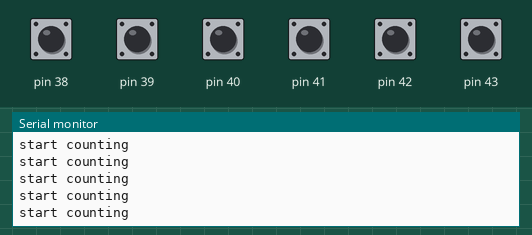
Simulated run of this sketch. Board: Arduino Mega 2560, built with avr-gcc and run on an emulated ATmega2560. Shown: the last lines printed to the serial monitor. The inputs (shaded band) are chosen by the test bench; at power-on: pin 38–43 HIGH.

Above: at 1.4 s.
1.5 s: pin 38 pulled LOW for 0.15 s
At 2.1 s:
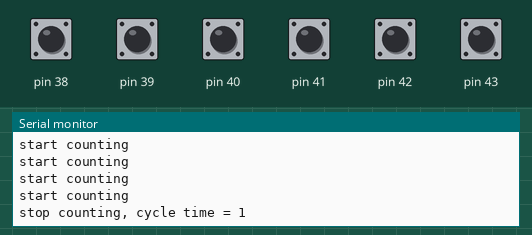
3.1 s: pin 39 pulled LOW for 0.15 s
At 4.4 s:
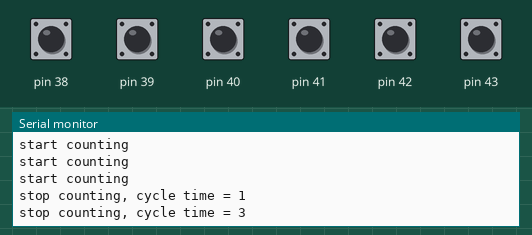
4.7 s: pin 40 pulled LOW for 0.15 s
At 5.8 s:
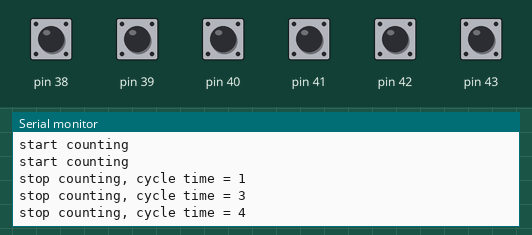
6.3 s: pin 41 pulled LOW for 0.15 s
At 7.0 s:
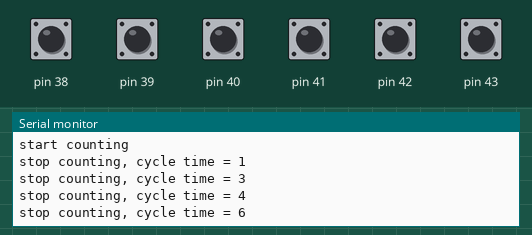
7.9 s: pin 42 pulled LOW for 0.15 s
At 9.2 s:
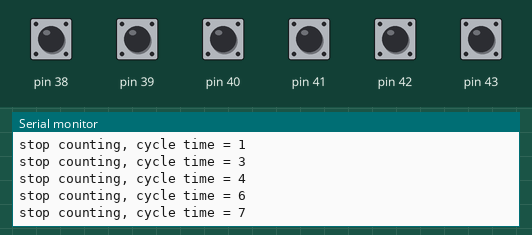
9.5 s: pin 43 pulled LOW for 0.15 s
At 10.6 s:
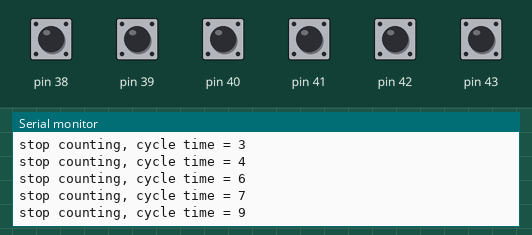
Timing chart, 0 to 12.1 s (numbered marks = the images above; inputs shaded):
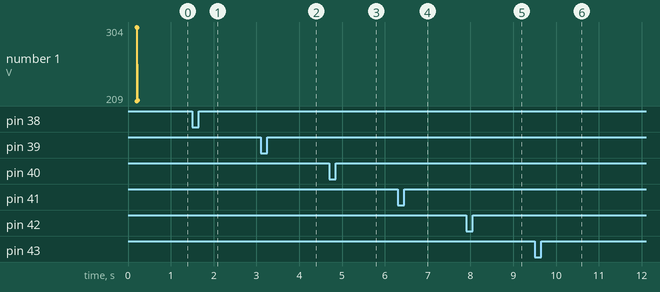

The sketch:

Read_Cycle_Time_Mega.ino
```cpp
//const uint8_t moldInput1 = 2;
//const uint8_t moldInput2 = 3;
//const uint8_t moldInput3 = 4;
//const uint8_t moldInput4 = 5;
//const uint8_t moldInput5 = 6;
//const uint8_t moldInput6 = 7;

const uint8_t moldInput1 = 38;
const uint8_t moldInput2 = 39;
const uint8_t moldInput3 = 40;
const uint8_t moldInput4 = 41;
const uint8_t moldInput5 = 42;
const uint8_t moldInput6 = 43;

char nameMachine1[6] = "V0209";
char nameMachine2[6] = "V0304";
char nameMachine3[6] = "V0303";
char nameMachine4[6] = "V0210";
char nameMachine5[6] = "H0205";
char nameMachine6[6] = "H0302";

unsigned long tempTime1 = 0;

char dataArray[500] = "";

typedef enum {
  INACTIVE,
  ACTIVE,
} count_state_e;

typedef struct {
  uint8_t inputPin;
  uint8_t pinState;
  uint8_t lastPinState;
  unsigned long timeStart;
  unsigned long timeStop;
  unsigned long tempCycleTime; //tempcycletime
  unsigned long cycleTime;
  unsigned int cycleTimeCnt;
  char *nameStr;
  count_state_e cntState;
} machine_s;
machine_s machine1, machine2, machine3, machine4, machine5, machine6;

void setup()
{
  Serial.begin(9600);
  delay(100);
  Serial1.begin(9600);
  delay(100);

  init(&machine1, nameMachine1, moldInput1);
  Serial.println(machine1.nameStr);
  init(&machine2, nameMachine2, moldInput2);
  Serial.println(machine2.nameStr);
  init(&machine3, nameMachine3, moldInput3);
  Serial.println(machine3.nameStr);
  init(&machine4, nameMachine4, moldInput4);
  Serial.println(machine4.nameStr);
  init(&machine5, nameMachine5, moldInput5);
  Serial.println(machine5.nameStr);
  init(&machine6, nameMachine6, moldInput6);
  Serial.println(machine6.nameStr);

}

void loop()
{
  scanStatus(&machine1);
  scanStatus(&machine2);
  scanStatus(&machine3);
  scanStatus(&machine4);
  scanStatus(&machine5);
  scanStatus(&machine6);

  if ((millis() - tempTime1) >= 5000) // 5 second
  {
    cutStringData(dataArray);
    Serial1.println("printout");
    //Serial1.println(cutStringData(dataArray));
    tempTime1 = millis();
  }
}

char* cutStringData(char *data)
{
  char tmpArray[500] = "";
  char str[30] = "";
  char * pch;
  uint8_t i = 0;
  uint8_t pos = 0;

  // xac dinh vi tri cua ki tu C thu 2
  pch = strchr(data, 'C');
  while (pch != NULL)
  {
    pos = pch - data;
    pch = strchr(pch + 1, 'C');

    i++;
    if (i > 1) // neu gat vi tri ki tu C thu 2 thi thoat khoi vong lap
      break;
  }

  if (i > 1)
  {
    strncpy(str, data, pos);  // copy chuoi tu vi tri dau tien den vi tri cua ki tu C thu 2
    str[pos] = '\0';  // phải có dòng này nhé, để ngôn ngữ Arduino xem đây là một chuỗi, thay vì là một mảng ký tự

    strncpy (tmpArray, data + pos, strlen(data));
    tmpArray[strlen(data) - 1] = '\0'; // phải có dòng này nhé, để ngôn ngữ Arduino xem đây là một chuỗi, thay vì là một mảng ký tự

    strcpy(data, tmpArray);
  }
  else if (i == 1)
  {
    strcpy(str, data);
    strcpy(data, "");
  }

  Serial1.println(str);
  return str;
}

void addStringData(machine_s *machine)
{
  char hdrArray[4] = "CT,";
  char timingArray[10] = ""; // Buffer big enough for 10-character float
  char cycleCntArray[6] = "";

  if (machine->cycleTime > 5)
  {
    strcat(dataArray, hdrArray);
    strcat(dataArray, machine->nameStr);

    strcat(dataArray, ",");

    //strcat(dataArray, string2char(String((float)machine->cycleTime/1000.0)));

    strcat(dataArray, string2char(String(machine->cycleTime)));

    strcat(dataArray, ",");

    strcat(dataArray, string2char(String(machine->cycleTimeCnt)));
  }
  machine->cycleTime = 0;
}


void printResult(machine_s *machine)
{

}

void scanStatus(machine_s *machine)
{
  machine->pinState = digitalRead(machine->inputPin);

  if ( machine->lastPinState != machine->pinState)
  {
    machine->lastPinState = machine->pinState;

    if (machine->pinState == HIGH) //tin hieu dong khuon == HIGH
    {
      switch (machine->cntState)
      {
        case INACTIVE:
          machine->timeStart = millis();
          Serial.println("start counting");
          machine->cntState = ACTIVE;
          break;
        case ACTIVE:
          machine->timeStop = millis();
          machine->tempCycleTime = (machine->timeStop - machine->timeStart)/1000;
          machine->cycleTime = machine->tempCycleTime;
          machine->timeStart = 0;
          machine->timeStop = 0;
          machine->cycleTimeCnt++;
          Serial.print("stop counting, cycle time = ");
          Serial.println(machine->cycleTime);
          machine->cntState = INACTIVE;
          addStringData(machine);
          break;
        default:
          break;
      }
    }
  }
}

void init(machine_s *machine, char *name_, uint8_t pin)
{
  machine->inputPin = pin;
  pinMode(machine->inputPin, INPUT_PULLUP);
  machine->pinState = 0;
  machine->lastPinState = 0;
  machine->timeStart = 0;
  machine->timeStop = 0;
  machine->cycleTime = 0;
  machine->cycleTimeCnt = 0;
  machine->nameStr = name_;
  machine->cntState = INACTIVE;
}

char* string2char(String command)
{
  if (command.length() != 0) {
    char *p = const_cast<char*>(command.c_str());
    return p;
  }
}
```

Measured:
- after the input at 1.5 s, the serial monitor: prints a new line after 0.15 s (image 1)
- after the input at 3.1 s, the serial monitor: prints a new line after 0.15 s (image 2)
- after the input at 4.7 s, the serial monitor: prints a new line after 0.15 s (image 3)
- after the input at 6.3 s, the serial monitor: prints a new line after 0.15 s (image 4)
- after the input at 7.9 s, the serial monitor: prints a new line after 0.15 s (image 5)
- after the input at 9.5 s, the serial monitor: prints a new line after 0.15 s (image 6)
